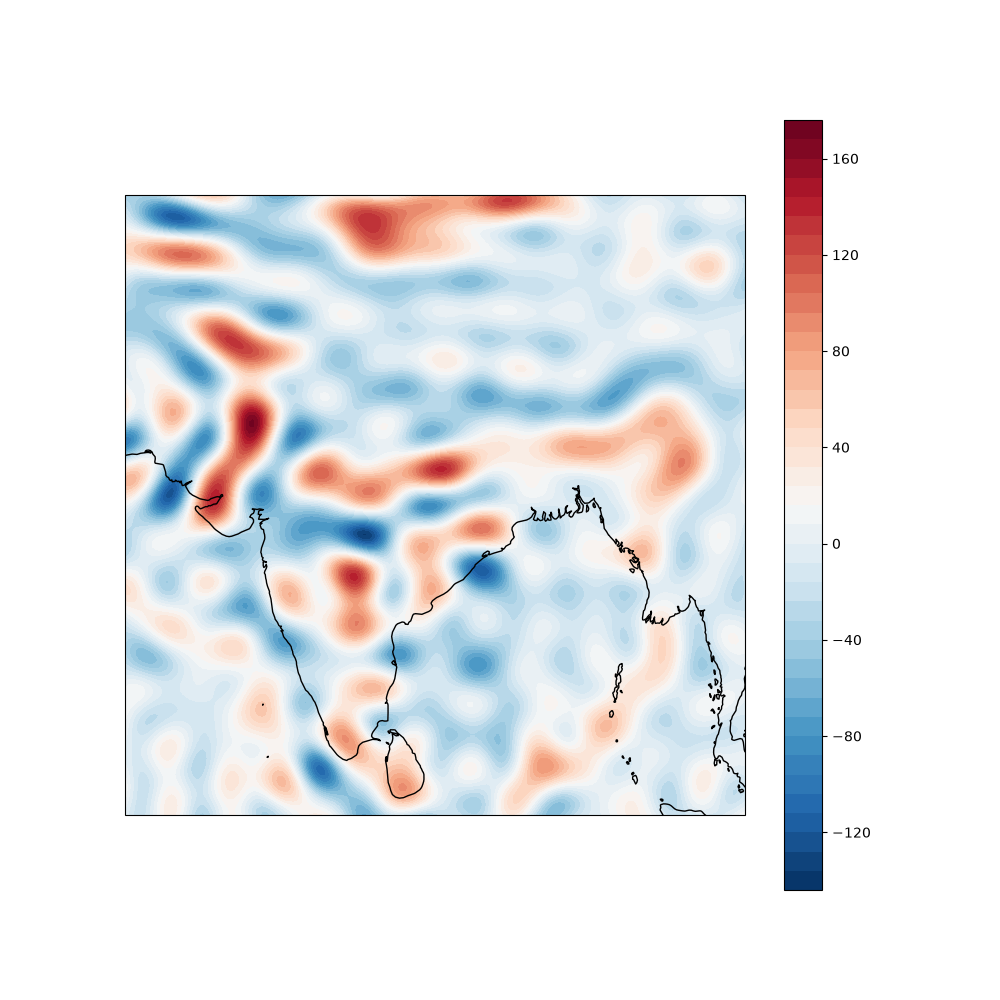

Recreate this plot in Python.
import chaosmagpy as cp
import numpy as np
import matplotlib.pyplot as plt
import cartopy.crs as ccrs
import cartopy.feature as cfeature

shc_file = "SW_OPER_MLI_SHA_2C_00000000T000000_99999999T999999_1101/SW_OPER_MLI_SHA_2C_00000000T000000_99999999T999999_1101.shc"
time, coeffs, parameters = cp.data_utils.load_shcfile(shc_file)
coeffs = np.squeeze(coeffs)

lat_min, lat_max = 5, 40
lon_min, lon_max = 65, 100

theta = np.linspace(90 - lat_max, 90 - lat_min, 200) # 50 to 85. So 90-theta goes 40 to 5.
phi = np.linspace(lon_min, lon_max, 200)
phi_grid, theta_grid = np.meshgrid(phi, theta)
radius = 6371.2 * np.ones_like(theta_grid)

B_radius, _, _ = cp.model_utils.synth_values(coeffs, radius, theta_grid, phi_grid, nmax=parameters['nmax'], nmin=parameters['nmin'])
Z = -B_radius

fig = plt.figure(figsize=(10, 10))
ax = plt.axes(projection=ccrs.PlateCarree())

ax.coastlines()
pcm = ax.contourf(phi_grid, 90 - theta_grid, Z, levels=50, cmap='RdBu_r', transform=ccrs.PlateCarree())
plt.colorbar(pcm)
plt.savefig('test_cartopy.png')
